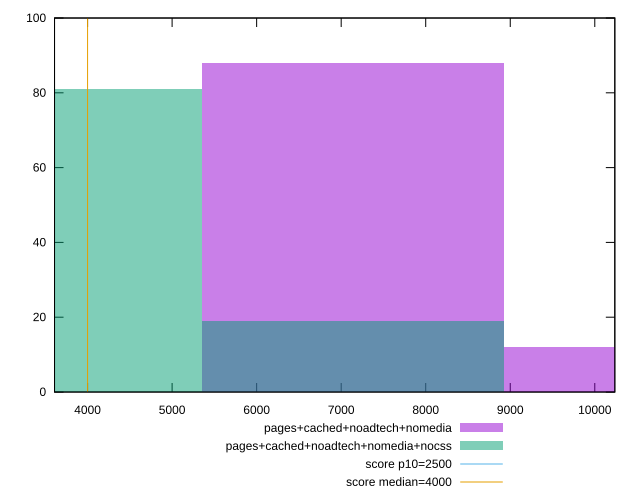

Here is the gnuplot script that generated this plot:
reset

$pagesCachedNoadtechNomedia <<EOF
10711.981575543368 12
7141.321050362246 88
EOF

$pagesCachedNoadtechNomediaNocss <<EOF
7141.321050362246 19
3570.660525181123 81
EOF

set key outside below
set boxwidth 3570.660525181123
set xrange [3609.1769999999997:10237.010499999999]
set yrange [0:100]
set trange [0:100]
set style fill transparent solid 0.5 noborder

set parametric
set terminal svg size 640, 500 enhanced background rgb 'white'
set output "report_00014_2021-02-09T15:56:05.503Z/largest-contentful-paint/comparison/histogram/3_vs_4.svg"

plot $pagesCachedNoadtechNomedia title "pages+cached+noadtech+nomedia" with boxes, \
     $pagesCachedNoadtechNomediaNocss title "pages+cached+noadtech+nomedia+nocss" with boxes, \
     2500,t title "score p10=2500", \
     4000,t title "score median=4000"

reset
